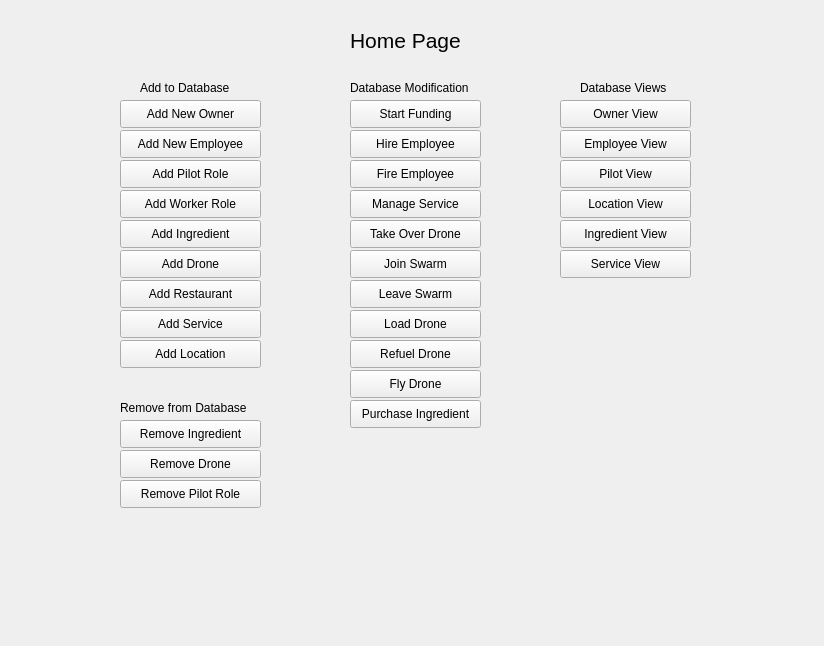
<?xml version="1.0" encoding="UTF-8"?>
<ui version="4.0">
 <class>Form</class>
 <widget class="QWidget" name="Form">
  <property name="geometry">
   <rect>
    <x>0</x>
    <y>0</y>
    <width>824</width>
    <height>646</height>
   </rect>
  </property>
  <property name="windowTitle">
   <string>Form</string>
  </property>
  <widget class="QLabel" name="label">
   <property name="geometry">
    <rect>
     <x>350</x>
     <y>10</y>
     <width>141</width>
     <height>61</height>
    </rect>
   </property>
   <property name="font">
    <font>
     <pointsize>16</pointsize>
    </font>
   </property>
   <property name="text">
    <string>Home Page</string>
   </property>
  </widget>
  <widget class="QPushButton" name="newOwnerButton">
   <property name="geometry">
    <rect>
     <x>120</x>
     <y>100</y>
     <width>141</width>
     <height>28</height>
    </rect>
   </property>
   <property name="text">
    <string>Add New Owner</string>
   </property>
  </widget>
  <widget class="QPushButton" name="EmployeeViewButton">
   <property name="geometry">
    <rect>
     <x>560</x>
     <y>130</y>
     <width>131</width>
     <height>28</height>
    </rect>
   </property>
   <property name="text">
    <string>Employee View</string>
   </property>
  </widget>
  <widget class="QLabel" name="label_2">
   <property name="geometry">
    <rect>
     <x>140</x>
     <y>80</y>
     <width>101</width>
     <height>16</height>
    </rect>
   </property>
   <property name="text">
    <string>Add to Database</string>
   </property>
  </widget>
  <widget class="QLabel" name="label_3">
   <property name="geometry">
    <rect>
     <x>580</x>
     <y>80</y>
     <width>91</width>
     <height>16</height>
    </rect>
   </property>
   <property name="text">
    <string>Database Views</string>
   </property>
  </widget>
  <widget class="QPushButton" name="OwnerViewButton">
   <property name="geometry">
    <rect>
     <x>560</x>
     <y>100</y>
     <width>131</width>
     <height>28</height>
    </rect>
   </property>
   <property name="text">
    <string>Owner View</string>
   </property>
  </widget>
  <widget class="QPushButton" name="PilotViewButton">
   <property name="geometry">
    <rect>
     <x>560</x>
     <y>160</y>
     <width>131</width>
     <height>28</height>
    </rect>
   </property>
   <property name="text">
    <string>Pilot View</string>
   </property>
  </widget>
  <widget class="QPushButton" name="LocationViewButton">
   <property name="geometry">
    <rect>
     <x>560</x>
     <y>190</y>
     <width>131</width>
     <height>28</height>
    </rect>
   </property>
   <property name="text">
    <string>Location View</string>
   </property>
  </widget>
  <widget class="QPushButton" name="IngredientViewButton">
   <property name="geometry">
    <rect>
     <x>560</x>
     <y>220</y>
     <width>131</width>
     <height>28</height>
    </rect>
   </property>
   <property name="text">
    <string>Ingredient View</string>
   </property>
  </widget>
  <widget class="QPushButton" name="ServiceViewButton">
   <property name="geometry">
    <rect>
     <x>560</x>
     <y>250</y>
     <width>131</width>
     <height>28</height>
    </rect>
   </property>
   <property name="text">
    <string>Service View</string>
   </property>
  </widget>
  <widget class="QPushButton" name="newEmployeeButton">
   <property name="geometry">
    <rect>
     <x>120</x>
     <y>130</y>
     <width>141</width>
     <height>28</height>
    </rect>
   </property>
   <property name="text">
    <string>Add New Employee</string>
   </property>
  </widget>
  <widget class="QPushButton" name="newPilotButton">
   <property name="geometry">
    <rect>
     <x>120</x>
     <y>160</y>
     <width>141</width>
     <height>28</height>
    </rect>
   </property>
   <property name="text">
    <string>Add Pilot Role</string>
   </property>
  </widget>
  <widget class="QPushButton" name="newWorkerButton">
   <property name="geometry">
    <rect>
     <x>120</x>
     <y>190</y>
     <width>141</width>
     <height>28</height>
    </rect>
   </property>
   <property name="text">
    <string>Add Worker Role</string>
   </property>
  </widget>
  <widget class="QPushButton" name="newIngredientButton">
   <property name="geometry">
    <rect>
     <x>120</x>
     <y>220</y>
     <width>141</width>
     <height>28</height>
    </rect>
   </property>
   <property name="text">
    <string>Add Ingredient</string>
   </property>
  </widget>
  <widget class="QPushButton" name="newDroneButton">
   <property name="geometry">
    <rect>
     <x>120</x>
     <y>250</y>
     <width>141</width>
     <height>28</height>
    </rect>
   </property>
   <property name="text">
    <string>Add Drone</string>
   </property>
  </widget>
  <widget class="QPushButton" name="newRestaurantButton">
   <property name="geometry">
    <rect>
     <x>120</x>
     <y>280</y>
     <width>141</width>
     <height>28</height>
    </rect>
   </property>
   <property name="text">
    <string>Add Restaurant</string>
   </property>
  </widget>
  <widget class="QPushButton" name="newServiceButton">
   <property name="geometry">
    <rect>
     <x>120</x>
     <y>310</y>
     <width>141</width>
     <height>28</height>
    </rect>
   </property>
   <property name="text">
    <string>Add Service</string>
   </property>
  </widget>
  <widget class="QPushButton" name="newLocationButton">
   <property name="geometry">
    <rect>
     <x>120</x>
     <y>340</y>
     <width>141</width>
     <height>28</height>
    </rect>
   </property>
   <property name="text">
    <string>Add Location</string>
   </property>
  </widget>
  <widget class="QLabel" name="label_4">
   <property name="geometry">
    <rect>
     <x>350</x>
     <y>80</y>
     <width>131</width>
     <height>16</height>
    </rect>
   </property>
   <property name="text">
    <string>Database Modification</string>
   </property>
  </widget>
  <widget class="QPushButton" name="startFundingButton">
   <property name="geometry">
    <rect>
     <x>350</x>
     <y>100</y>
     <width>131</width>
     <height>28</height>
    </rect>
   </property>
   <property name="text">
    <string>Start Funding</string>
   </property>
  </widget>
  <widget class="QPushButton" name="hireEmployeeButton">
   <property name="geometry">
    <rect>
     <x>350</x>
     <y>130</y>
     <width>131</width>
     <height>28</height>
    </rect>
   </property>
   <property name="text">
    <string>Hire Employee</string>
   </property>
  </widget>
  <widget class="QPushButton" name="fireEmployeeButton">
   <property name="geometry">
    <rect>
     <x>350</x>
     <y>160</y>
     <width>131</width>
     <height>28</height>
    </rect>
   </property>
   <property name="text">
    <string>Fire Employee</string>
   </property>
  </widget>
  <widget class="QPushButton" name="manageServiceButton">
   <property name="geometry">
    <rect>
     <x>350</x>
     <y>190</y>
     <width>131</width>
     <height>28</height>
    </rect>
   </property>
   <property name="text">
    <string>Manage Service</string>
   </property>
  </widget>
  <widget class="QPushButton" name="takeoverDroneButton">
   <property name="geometry">
    <rect>
     <x>350</x>
     <y>220</y>
     <width>131</width>
     <height>28</height>
    </rect>
   </property>
   <property name="text">
    <string>Take Over Drone</string>
   </property>
  </widget>
  <widget class="QPushButton" name="joinSwarmButton">
   <property name="geometry">
    <rect>
     <x>350</x>
     <y>250</y>
     <width>131</width>
     <height>28</height>
    </rect>
   </property>
   <property name="text">
    <string>Join Swarm</string>
   </property>
  </widget>
  <widget class="QPushButton" name="leaveSwarmButton">
   <property name="geometry">
    <rect>
     <x>350</x>
     <y>280</y>
     <width>131</width>
     <height>28</height>
    </rect>
   </property>
   <property name="text">
    <string>Leave Swarm</string>
   </property>
  </widget>
  <widget class="QPushButton" name="loadDroneButton">
   <property name="geometry">
    <rect>
     <x>350</x>
     <y>310</y>
     <width>131</width>
     <height>28</height>
    </rect>
   </property>
   <property name="text">
    <string>Load Drone</string>
   </property>
  </widget>
  <widget class="QPushButton" name="refuelDroneButton">
   <property name="geometry">
    <rect>
     <x>350</x>
     <y>340</y>
     <width>131</width>
     <height>28</height>
    </rect>
   </property>
   <property name="text">
    <string>Refuel Drone</string>
   </property>
  </widget>
  <widget class="QPushButton" name="flyDroneButton">
   <property name="geometry">
    <rect>
     <x>350</x>
     <y>370</y>
     <width>131</width>
     <height>28</height>
    </rect>
   </property>
   <property name="text">
    <string>Fly Drone</string>
   </property>
  </widget>
  <widget class="QPushButton" name="purchaseIngredientButton">
   <property name="geometry">
    <rect>
     <x>350</x>
     <y>400</y>
     <width>131</width>
     <height>28</height>
    </rect>
   </property>
   <property name="text">
    <string>Purchase Ingredient</string>
   </property>
  </widget>
  <widget class="QLabel" name="label_5">
   <property name="geometry">
    <rect>
     <x>120</x>
     <y>400</y>
     <width>141</width>
     <height>16</height>
    </rect>
   </property>
   <property name="text">
    <string>Remove from Database</string>
   </property>
  </widget>
  <widget class="QPushButton" name="removeIngredientButton">
   <property name="geometry">
    <rect>
     <x>120</x>
     <y>420</y>
     <width>141</width>
     <height>28</height>
    </rect>
   </property>
   <property name="text">
    <string>Remove Ingredient</string>
   </property>
  </widget>
  <widget class="QPushButton" name="removePilotButton">
   <property name="geometry">
    <rect>
     <x>120</x>
     <y>480</y>
     <width>141</width>
     <height>28</height>
    </rect>
   </property>
   <property name="text">
    <string>Remove Pilot Role</string>
   </property>
  </widget>
  <widget class="QPushButton" name="removeDroneButton">
   <property name="geometry">
    <rect>
     <x>120</x>
     <y>450</y>
     <width>141</width>
     <height>28</height>
    </rect>
   </property>
   <property name="text">
    <string>Remove Drone</string>
   </property>
  </widget>
 </widget>
 <resources/>
 <connections/>
</ui>
